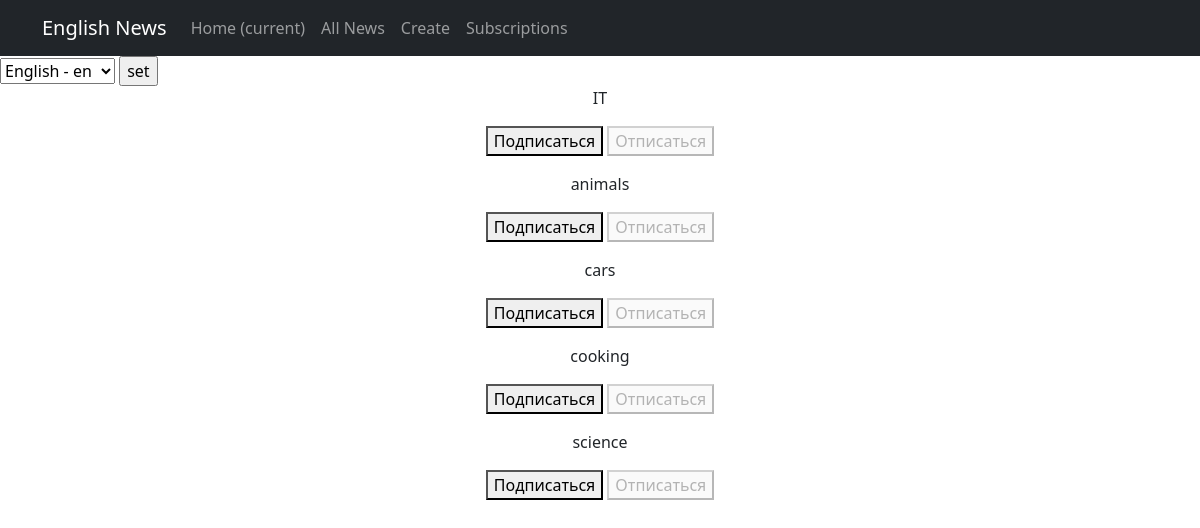
/news/subscriptions/ (signed in), run on the app's committed database.
### newapp/models.py (models this page shows)
class Category(models.Model):
    name = models.CharField(max_length=64, unique=True)

### newapp/views.py (the view, shortened to what this page needs)
# urls.py: path('subscriptions/', subscriptions, name='subscriptions'),
@login_required
@csrf_protect
def subscriptions(request):
    categories_with_subscriptions = Category.objects.annotate(
        user_subscribed=Exists(
            Subscription.objects.filter(
                user=request.user,
                category=OuterRef('pk'),
            )
        )
    ).order_by('name')
    return render(
        request,
        'subscriptions.html',
        {'categories': categories_with_subscriptions},
    )

### templates/subscriptions.html (shortened to what this page needs)
{% extends 'flatpages/default.html' %}
{% block body %}
{% block content %}
    {% for category in categories  %}
        <p>
            {{ category.name }}
            <form method="post">
                {% if category.user_subscribed %}
                    <button disabled>Подписаться</button>
                    <button name="action" value="unsubscribe">Отписаться</button>
                {% else %}
                    <button name="action" value="subscribe">Подписаться</button>
                    <button disabled>Отписаться</button>
                {% endif %}
            </form>
        </p>
    {% endfor %}
{% endblock content %}
{% endblock body %}

### data on the page
Category: name "IT", shows "Подписаться"
Category: name "animals", shows "Подписаться"
Category: name "cars", shows "Подписаться"
Category: name "cooking", shows "Подписаться"
Category: name "science", shows "Подписаться"

### other printed values
form field language "English - en"
